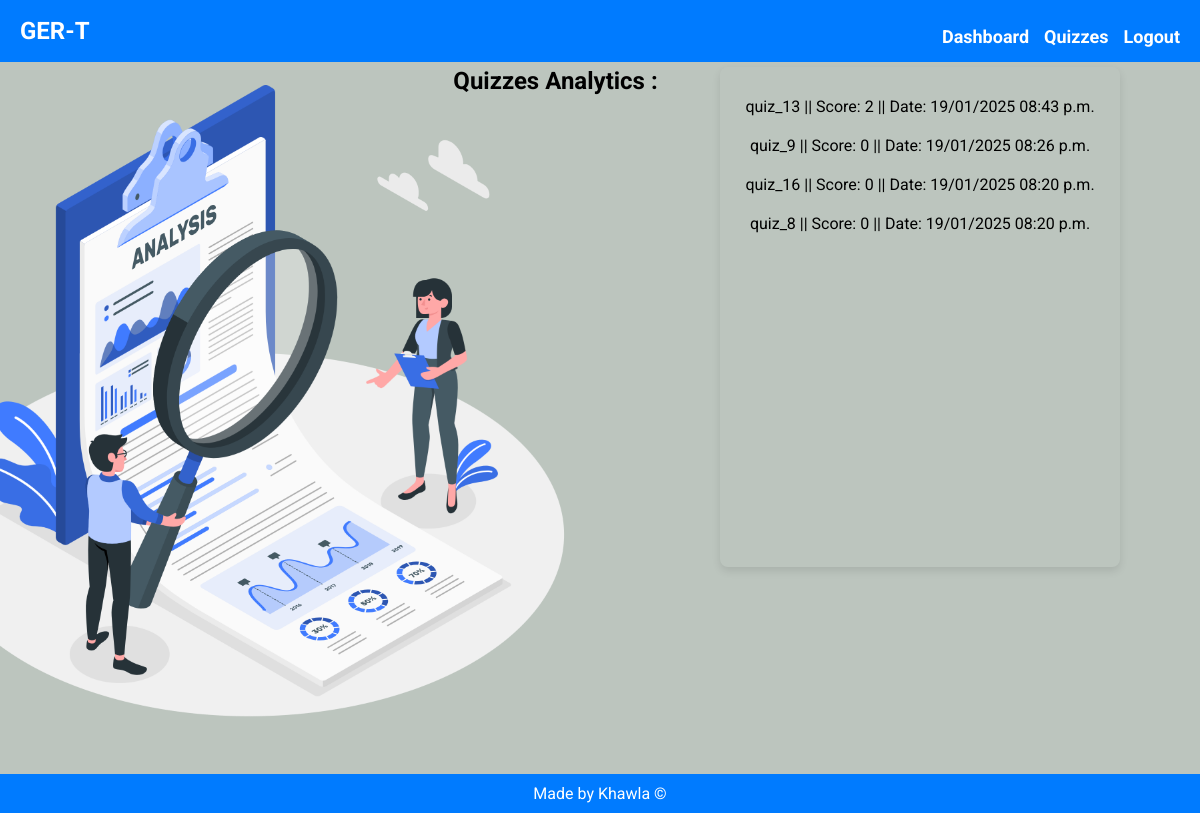
Page /dashboard/ (signed in) on the committed database.
### quiz/models.py (models this page shows, shortened)
class QuizResult(models.Model):
    user = models.ForeignKey(settings.AUTH_USER_MODEL, on_delete=models.CASCADE)
    quiz = models.ForeignKey(Quiz, on_delete=models.CASCADE)
    score = models.IntegerField()
    date_taken = models.DateTimeField(auto_now_add=True)

class Quiz(models.Model):
    name = models.CharField(max_length=255)
    description = models.TextField()

### quiz/views.py (the view)
# urls.py: path("dashboard/", dashboard_view, name="dashboard"),
@login_required
def dashboard_view(request):
    quiz_history = QuizResult.objects.filter(user=request.user).order_by("-date_taken")
    return render(request, "quiz/dashboard.html", {"quiz_history": quiz_history})

### templates/quiz/dashboard.html
{% extends 'base.html' %}
{% load static %}
{% block content %}
<div class="abdellah">
    <div class="dashboard-container">
        <div class="dashboard-left">
            <img src="{% static 'images/Analysis-amico.png' %}" class="dashboard-image" alt="Analysis Illustration">
        </div>
        <div class="dashboard-right">
            <h2>Quizzes Analytics :</h2>
            <div class="dashboard-section">
                {% if quiz_history %}
                    <ul>
                        {% for result in quiz_history %}
                            <li>
                                {{ result.quiz.name }}
                                ||  Score: {{ result.score }}
                                ||  Date: {{ result.date_taken|date:"d/m/Y h:i a" }}
                            </li>
                        {% endfor %}
                    </ul>
                {% else %}
                    <p>No quiz history available.</p>
                {% endif %}
            </div>
        </div>
    </div>
</div>
{% endblock %}

### quiz/static/styles.css (style rules this page uses)
* { box-sizing: border-box; margin: 0; padding: 0; }
body { font-family: 'Roboto', sans-serif; margin: 0; padding: 0; width: 100%; height: 100vh; overflow: hidden; }
.dashboard-container { display: flex; justify-content: space-between; align-items: flex-start; padding: 80px; max-width: 1200px; border-radius: 10px; box-shadow: 0 4px 10px rgba(0, 0, 0, 0.1); background-color: #bcc5be; }
.dashboard-left { flex: 1; padding-right: 20px; display: flex; justify-content: center; }
.dashboard-image { width: 200%; height: auto; border-radius: 10px; }
.dashboard-right { flex: 2; text-align: center; padding-left: 20px; display: flex; justify-content: space-between; align-items: flex-start; gap: 20px; }
.dashboard-section { flex: 1; margin-top: 0; padding: 20px; border-radius: 8px; box-shadow: 0 4px 8px rgba(0, 0, 0, 0.1); background-color: transparent; height: calc(70vh - 60px); overflow-y: scroll; width: 50%; max-width: 400px; scrollbar-width: none; }
.dashboard-section ul { list-style-type: none; padding: 0; margin: 0; }
.dashboard-section li { padding: 10px 0; }

### rows in the picture
QuizResult: quiz.name "quiz_13", score "2", date_taken "19/01/2025 08:43 p.m."
QuizResult: quiz.name "quiz_9", score "0", date_taken "19/01/2025 08:26 p.m."
QuizResult: quiz.name "quiz_16", score "0", date_taken "19/01/2025 08:20 p.m."
QuizResult: quiz.name "quiz_8", score "0", date_taken "19/01/2025 08:20 p.m."
